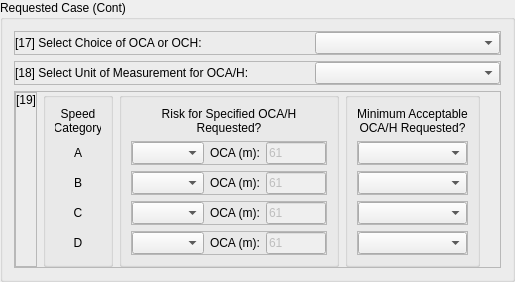
    <widget class="QGroupBox" name="gbReqCase">
     <property name="title">
      <string>Requested Case (Cont)</string>
     </property>
     <layout class="QVBoxLayout" name="verticalLayout_gbReqCase">
      <item>
       <widget class="QFrame" name="frame_RNVA_6">
        <property name="enabled">
         <bool>true</bool>
        </property>
        <property name="sizePolicy">
         <sizepolicy hsizetype="Minimum" vsizetype="Preferred">
          <horstretch>0</horstretch>
          <verstretch>0</verstretch>
         </sizepolicy>
        </property>
        <property name="frameShape">
         <enum>QFrame::StyledPanel</enum>
        </property>
        <property name="frameShadow">
         <enum>QFrame::Raised</enum>
        </property>
        <layout class="QHBoxLayout" name="horizontalLayout_22">
         <property name="spacing">
          <number>0</number>
         </property>
         <property name="margin">
          <number>0</number>
         </property>
         <item>
          <widget class="QLabel" name="label_13">
           <property name="minimumSize">
            <size>
             <width>300</width>
             <height>0</height>
            </size>
           </property>
           <property name="maximumSize">
            <size>
             <width>16777215</width>
             <height>16777215</height>
            </size>
           </property>
           <property name="font">
            <font>
             <family>Arial</family>
             <weight>50</weight>
             <bold>false</bold>
            </font>
           </property>
           <property name="text">
            <string>[17] Select Choice of OCA or OCH: </string>
           </property>
          </widget>
         </item>
         <item>
          <widget class="QComboBox" name="cmbC17">
           <property name="maximumSize">
            <size>
             <width>16777215</width>
             <height>16777215</height>
            </size>
           </property>
           <property name="font">
            <font>
             <family>Arial</family>
             <weight>50</weight>
             <bold>false</bold>
            </font>
           </property>
           <property name="frame">
            <bool>true</bool>
           </property>
          </widget>
         </item>
        </layout>
       </widget>
      </item>
      <item>
       <widget class="QFrame" name="frame_RNVA_7">
        <property name="enabled">
         <bool>true</bool>
        </property>
        <property name="sizePolicy">
         <sizepolicy hsizetype="Minimum" vsizetype="Preferred">
          <horstretch>0</horstretch>
          <verstretch>0</verstretch>
         </sizepolicy>
        </property>
        <property name="frameShape">
         <enum>QFrame::StyledPanel</enum>
        </property>
        <property name="frameShadow">
         <enum>QFrame::Raised</enum>
        </property>
        <layout class="QHBoxLayout" name="horizontalLayout_23">
         <property name="spacing">
          <number>0</number>
         </property>
         <property name="margin">
          <number>0</number>
         </property>
         <item>
          <widget class="QLabel" name="label_14">
           <property name="minimumSize">
            <size>
             <width>300</width>
             <height>0</height>
            </size>
           </property>
           <property name="maximumSize">
            <size>
             <width>16777215</width>
             <height>16777215</height>
            </size>
           </property>
           <property name="font">
            <font>
             <family>Arial</family>
             <weight>50</weight>
             <bold>false</bold>
            </font>
           </property>
           <property name="text">
            <string>[18] Select Unit of Measurement for OCA/H:</string>
           </property>
          </widget>
         </item>
         <item>
          <widget class="QComboBox" name="cmbC18">
           <property name="maximumSize">
            <size>
             <width>16777215</width>
             <height>16777215</height>
            </size>
           </property>
           <property name="font">
            <font>
             <family>Arial</family>
             <weight>50</weight>
             <bold>false</bold>
            </font>
           </property>
           <property name="frame">
            <bool>true</bool>
           </property>
          </widget>
         </item>
        </layout>
       </widget>
      </item>
      <item>
       <widget class="QFrame" name="frame">
        <property name="frameShape">
         <enum>QFrame::StyledPanel</enum>
        </property>
        <property name="frameShadow">
         <enum>QFrame::Raised</enum>
        </property>
        <layout class="QHBoxLayout" name="horizontalLayout">
         <property name="margin">
          <number>0</number>
         </property>
         <item>
          <widget class="QFrame" name="frame_2">
           <property name="sizePolicy">
            <sizepolicy hsizetype="Fixed" vsizetype="Preferred">
             <horstretch>0</horstretch>
             <verstretch>0</verstretch>
            </sizepolicy>
           </property>
           <property name="frameShape">
            <enum>QFrame::StyledPanel</enum>
           </property>
           <property name="frameShadow">
            <enum>QFrame::Raised</enum>
           </property>
           <layout class="QVBoxLayout" name="verticalLayout_4">
            <property name="spacing">
             <number>0</number>
            </property>
            <property name="margin">
             <number>0</number>
            </property>
            <item>
             <widget class="QLabel" name="label">
              <property name="sizePolicy">
               <sizepolicy hsizetype="Fixed" vsizetype="Fixed">
                <horstretch>0</horstretch>
                <verstretch>0</verstretch>
               </sizepolicy>
              </property>
              <property name="text">
               <string>[19]</string>
              </property>
             </widget>
            </item>
            <item>
             <spacer name="verticalSpacer">
              <property name="orientation">
               <enum>Qt::Vertical</enum>
              </property>
              <property name="sizeHint" stdset="0">
               <size>
                <width>20</width>
                <height>40</height>
               </size>
              </property>
             </spacer>
            </item>
           </layout>
          </widget>
         </item>
         <item>
          <widget class="QGroupBox" name="groupBox_3">
           <property name="sizePolicy">
            <sizepolicy hsizetype="Fixed" vsizetype="Preferred">
             <horstretch>0</horstretch>
             <verstretch>0</verstretch>
            </sizepolicy>
           </property>
           <property name="maximumSize">
            <size>
             <width>70</width>
             <height>16777215</height>
            </size>
           </property>
           <property name="title">
            <string/>
           </property>
           <layout class="QVBoxLayout" name="verticalLayout_3">
            <property name="spacing">
             <number>5</number>
            </property>
            <item>
             <widget class="QLabel" name="label_2">
              <property name="text">
               <string>Speed Category</string>
              </property>
              <property name="alignment">
               <set>Qt::AlignCenter</set>
              </property>
              <property name="wordWrap">
               <bool>true</bool>
              </property>
             </widget>
            </item>
            <item>
             <widget class="QLabel" name="label_5">
              <property name="text">
               <string>A</string>
              </property>
              <property name="alignment">
               <set>Qt::AlignCenter</set>
              </property>
             </widget>
            </item>
            <item>
             <widget class="QLabel" name="label_21">
              <property name="text">
               <string>B</string>
              </property>
              <property name="alignment">
               <set>Qt::AlignCenter</set>
              </property>
             </widget>
            </item>
            <item>
             <widget class="QLabel" name="label_22">
              <property name="text">
               <string>C</string>
              </property>
              <property name="alignment">
               <set>Qt::AlignCenter</set>
              </property>
             </widget>
            </item>
            <item>
             <widget class="QLabel" name="label_23">
              <property name="text">
               <string>D</string>
              </property>
              <property name="alignment">
               <set>Qt::AlignCenter</set>
              </property>
             </widget>
            </item>
           </layout>
          </widget>
         </item>
         <item>
          <widget class="QGroupBox" name="groupBox_4">
           <property name="sizePolicy">
            <sizepolicy hsizetype="Fixed" vsizetype="Preferred">
             <horstretch>0</horstretch>
             <verstretch>0</verstretch>
            </sizepolicy>
           </property>
           <property name="maximumSize">
            <size>
             <width>220</width>
             <height>16777215</height>
            </size>
           </property>
           <property name="title">
            <string/>
           </property>
           <layout class="QVBoxLayout" name="verticalLayout_5">
            <item>
             <widget class="QLabel" name="label_24">
              <property name="text">
               <string>Risk for Specified OCA/H Requested?</string>
              </property>
              <property name="alignment">
               <set>Qt::AlignCenter</set>
              </property>
              <property name="wordWrap">
               <bool>true</bool>
              </property>
             </widget>
            </item>
            <item>
             <widget class="QFrame" name="frame_3">
              <property name="frameShape">
               <enum>QFrame::StyledPanel</enum>
              </property>
              <property name="frameShadow">
               <enum>QFrame::Raised</enum>
              </property>
              <layout class="QHBoxLayout" name="horizontalLayout_2">
               <property name="spacing">
                <number>6</number>
               </property>
               <property name="margin">
                <number>0</number>
               </property>
               <item>
                <widget class="QComboBox" name="cmbC19XA"/>
               </item>
               <item>
                <widget class="QLabel" name="label_25">
                 <property name="text">
                  <string>OCA (m):</string>
                 </property>
                </widget>
               </item>
               <item>
                <widget class="QLineEdit" name="txtC19ZA">
                 <property name="enabled">
                  <bool>false</bool>
                 </property>
                 <property name="text">
                  <string>61</string>
                 </property>
                </widget>
               </item>
              </layout>
             </widget>
            </item>
            <item>
             <widget class="QFrame" name="frame_4">
              <property name="frameShape">
               <enum>QFrame::StyledPanel</enum>
              </property>
              <property name="frameShadow">
               <enum>QFrame::Raised</enum>
              </property>
              <layout class="QHBoxLayout" name="horizontalLayout_3">
               <property name="spacing">
                <number>6</number>
               </property>
               <property name="margin">
                <number>0</number>
               </property>
               <item>
                <widget class="QComboBox" name="cmbC19XB"/>
               </item>
               <item>
                <widget class="QLabel" name="label_26">
                 <property name="text">
                  <string>OCA (m):</string>
                 </property>
                </widget>
               </item>
               <item>
                <widget class="QLineEdit" name="txtC19ZB">
                 <property name="enabled">
                  <bool>false</bool>
                 </property>
                 <property name="text">
                  <string>61</string>
                 </property>
                </widget>
               </item>
              </layout>
             </widget>
            </item>
            <item>
             <widget class="QFrame" name="frame_5">
              <property name="frameShape">
               <enum>QFrame::StyledPanel</enum>
              </property>
              <property name="frameShadow">
               <enum>QFrame::Raised</enum>
              </property>
              <layout class="QHBoxLayout" name="horizontalLayout_4">
               <property name="spacing">
                <number>6</number>
               </property>
               <property name="margin">
                <number>0</number>
               </property>
               <item>
                <widget class="QComboBox" name="cmbC19XC"/>
               </item>
               <item>
                <widget class="QLabel" name="label_27">
                 <property name="text">
                  <string>OCA (m):</string>
                 </property>
                </widget>
               </item>
               <item>
                <widget class="QLineEdit" name="txtC19ZC">
                 <property name="enabled">
                  <bool>false</bool>
                 </property>
                 <property name="text">
                  <string>61</string>
                 </property>
                </widget>
               </item>
              </layout>
             </widget>
            </item>
            <item>
             <widget class="QFrame" name="frame_6">
              <property name="frameShape">
               <enum>QFrame::StyledPanel</enum>
              </property>
              <property name="frameShadow">
               <enum>QFrame::Raised</enum>
              </property>
              <layout class="QHBoxLayout" name="horizontalLayout_5">
               <property name="spacing">
                <number>6</number>
               </property>
               <property name="margin">
                <number>0</number>
               </property>
               <item>
                <widget class="QComboBox" name="cmbC19XD"/>
               </item>
               <item>
                <widget class="QLabel" name="label_28">
                 <property name="text">
                  <string>OCA (m):</string>
                 </property>
                </widget>
               </item>
               <item>
                <widget class="QLineEdit" name="txtC19ZD">
                 <property name="enabled">
                  <bool>false</bool>
                 </property>
                 <property name="text">
                  <string>61</string>
                 </property>
                </widget>
               </item>
              </layout>
             </widget>
            </item>
           </layout>
          </widget>
         </item>
         <item>
          <widget class="QGroupBox" name="groupBox_5">
           <property name="sizePolicy">
            <sizepolicy hsizetype="Fixed" vsizetype="Preferred">
             <horstretch>0</horstretch>
             <verstretch>0</verstretch>
            </sizepolicy>
           </property>
           <property name="title">
            <string/>
           </property>
           <layout class="QVBoxLayout" name="verticalLayout_6">
            <item>
             <widget class="QLabel" name="label_29">
              <property name="text">
               <string>Minimum Acceptable OCA/H Requested?</string>
              </property>
              <property name="alignment">
               <set>Qt::AlignCenter</set>
              </property>
              <property name="wordWrap">
               <bool>true</bool>
              </property>
             </widget>
            </item>
            <item>
             <widget class="QFrame" name="frame_7">
              <property name="frameShape">
               <enum>QFrame::StyledPanel</enum>
              </property>
              <property name="frameShadow">
               <enum>QFrame::Raised</enum>
              </property>
              <layout class="QVBoxLayout" name="verticalLayout_7">
               <property name="spacing">
                <number>6</number>
               </property>
               <property name="margin">
                <number>0</number>
               </property>
               <item>
                <widget class="QComboBox" name="cmbC19YA"/>
               </item>
              </layout>
             </widget>
            </item>
            <item>
             <widget class="QFrame" name="frame_8">
              <property name="frameShape">
               <enum>QFrame::StyledPanel</enum>
              </property>
              <property name="frameShadow">
               <enum>QFrame::Raised</enum>
              </property>
              <layout class="QVBoxLayout" name="verticalLayout_9">
               <property name="spacing">
                <number>6</number>
               </property>
               <property name="margin">
                <number>0</number>
               </property>
               <item>
                <widget class="QComboBox" name="cmbC19YB"/>
               </item>
              </layout>
             </widget>
            </item>
            <item>
             <widget class="QFrame" name="frame_9">
              <property name="frameShape">
               <enum>QFrame::StyledPanel</enum>
              </property>
              <property name="frameShadow">
               <enum>QFrame::Raised</enum>
              </property>
              <layout class="QVBoxLayout" name="verticalLayout_8">
               <property name="spacing">
                <number>6</number>
               </property>
               <property name="margin">
                <number>0</number>
               </property>
               <item>
                <widget class="QComboBox" name="cmbC19YC"/>
               </item>
              </layout>
             </widget>
            </item>
            <item>
             <widget class="QFrame" name="frame_10">
              <property name="frameShape">
               <enum>QFrame::StyledPanel</enum>
              </property>
              <property name="frameShadow">
               <enum>QFrame::Raised</enum>
              </property>
              <layout class="QVBoxLayout" name="verticalLayout_10">
               <property name="margin">
                <number>0</number>
               </property>
               <item>
                <widget class="QComboBox" name="cmbC19YD"/>
               </item>
              </layout>
             </widget>
            </item>
           </layout>
          </widget>
         </item>
         <item>
          <spacer name="horizontalSpacer">
           <property name="orientation">
            <enum>Qt::Horizontal</enum>
           </property>
           <property name="sizeHint" stdset="0">
            <size>
             <width>20</width>
             <height>20</height>
            </size>
           </property>
          </spacer>
         </item>
        </layout>
       </widget>
      </item>
     </layout>
    </widget>
